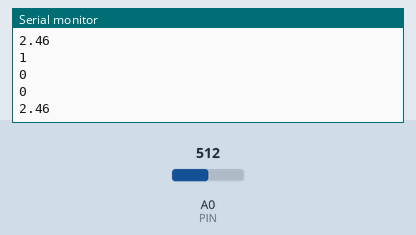
This sketch was run on a simulated Arduino Uno, built with avr-gcc and run on an emulated ATmega328P. Shown: the last lines printed to the serial monitor. Inputs (shaded band) come from the test bench; at power-on: A0 (PIN) = 512.

Above: at 1.2 s.
1.3 s: A0 (PIN) set to 716
At 1.32 s:
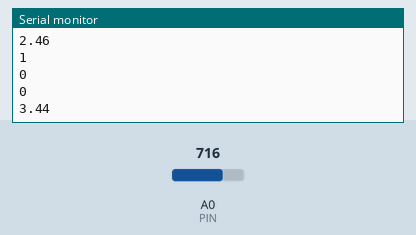
2.8 s: A0 (PIN) set to 900
At 2.83 s:
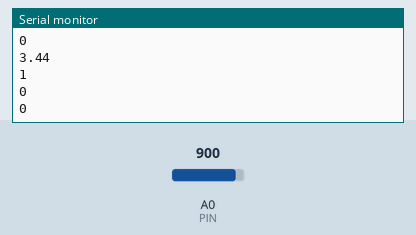
Timing chart, 0 to 5.8 s (numbered marks = the images above; inputs shaded):
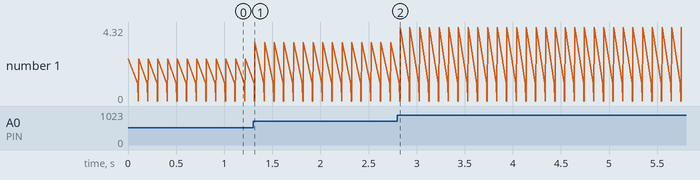

The sketch:

leerAnalogoPila.ino
```cpp
#define PIN A0
#define FULL 7
#define MID 6
#define LOW 5

double val = 0;

void setup() {
  // put your setup code here, to run once:
  Serial.begin(9600);
}

void loop() {
  // put your main code here, to run repeatedly:
  val = analogRead(PIN);
  val = val * .0048;
  Serial.println(val);
  delay(100);
  if(val > 1.5)
    prenderLed(true,false,false);
  else if(val > 1.2 && val <= 1.5)
    prenderLed(false,true,false);
  else if(val <= 1.2)
    prenderLed(false,false,true);
}

void prenderLed(bool x1, bool x2, bool x3){
  Serial.println(x1);
  Serial.println(x2);
  Serial.println(x3);
   digitalWrite(FULL,x1);
  digitalWrite(MID,x2);
  digitalWrite(LOW,x3);
}
```

Measured:
- after the input at 1.3 s, the serial monitor: prints a new line at once (image 1)
- plotted number 1: 2.46 → 3.44 after the input at 1.3 s, 3.44 → 4.32 after the input at 2.8 s
